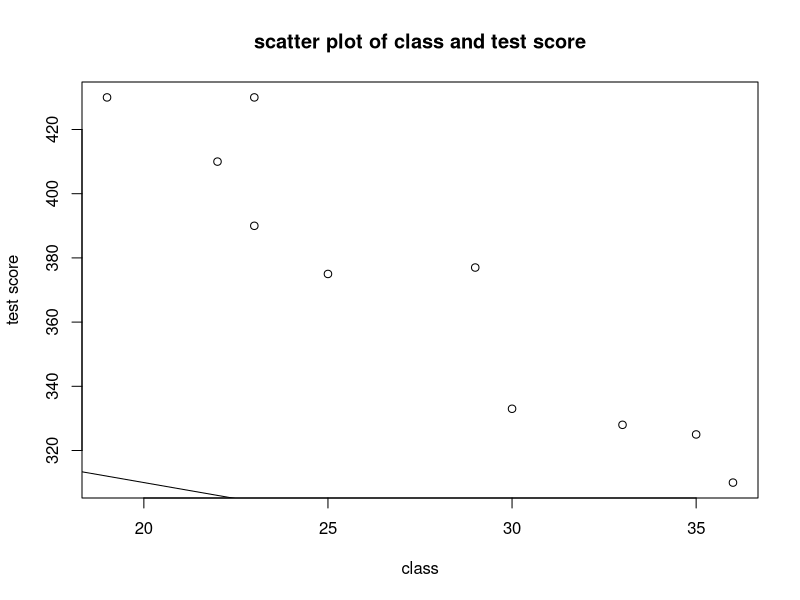

Here is the R script that generated this plot: (Note: this script raises an error after producing the figure.)
cs=c(23,19,30,22,23,29,35,36,33,25)
ts=c(430,430,333,410,390,377,325,310,328,375)
plot(cs,ts,main="scatter plot of class and test score" ,xlab = "class",ylab = "test score")


avg=mean(ts)
avg
var=var(ts)
var
sd=sd(ts)
sd
cov=cov(ts,cs)
cov
cor=cor(ts,cs)
cor

df=data.frame(cs,ts)
library(AER)
mod=lm(data = df)
mod  
avg_cs=mean(cs)       
var_cs=var(cs)
sd_cs=sd(cs)
quantiles=c(0.25,0.5,0,75)

qunt_ts=quantile(data=ts,quantiles)
qunt_cs=quantile(data=cs,quantiles)
qunt_ts
dist_summary=data.frame(avg=c(avg_cs,avg),var=c(var_cs,var),sd=c(sd_cs,sd),quantiles=rbind(qunt_cs,qunt_ts))
dist_summary


abline(a=350,b=-2)
  
mod_summary=summary(mod)
mod_summary
SSR <- sum(mod_summary$residuals^2) 
TSS <- sum((ts - mean(ts))^2) 
R2 <-(1 - SSR/TSS )
R2

data= data.frame(cs,ts)
mod_in= lm(ts~cs+0,data=data)
mod_in

coef=summary(mod_in)$coefficients
coef

t_stat=coef[1,"estimate"]/coef[1,"std error"]
t_stat

plot(ts~cs,main="scatter plot",xlab="class size",ylab="testscore",col="red")
abline(a=380,b=0.3)

ssr=sum(residual(mod)^2)
ssr
tss=sum(ts-mean(ts)^2)
tss
